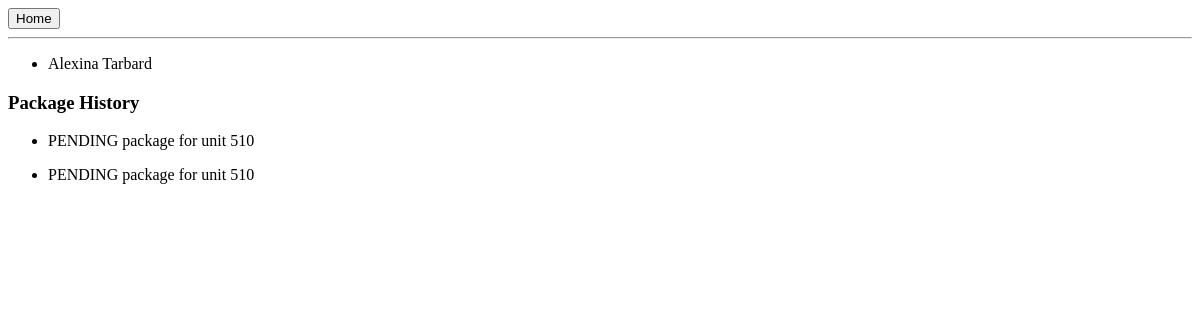
The page /mail/history/100 on the database as committed earlier.
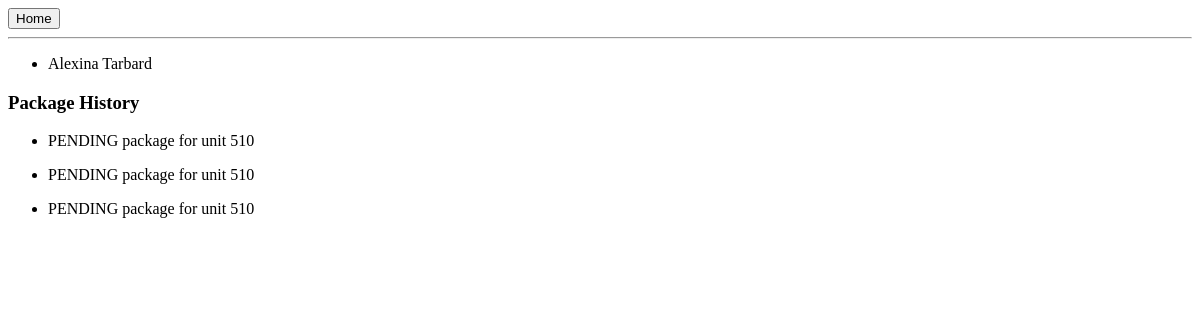
The same page on the database as committed later.
### mail/models.py (models this page shows)
class Package(models.Model):
    name = models.CharField(max_length=100)
    address = models.CharField(max_length=200)
    posting_service = models.CharField(max_length=50)
    received = models.DateTimeField('Date office received')
    status = models.CharField(max_length=50, choices=STATUS_CHOICES, null=True)
    owner = models.ForeignKey('Resident', models.SET_NULL, blank=True, null=True)
    def __str__(self):
        return self.status + ' package for unit ' + self.address

### mail/views.py (the view)
# urls.py: path('history/<int:resident_id>', views.history, name='history'),
def history(request, resident_id):
    person = Resident.objects.get(pk=resident_id)
    packages = Package.objects.filter(owner=person)
    template = loader.get_template('mail/history.html')
    context = {
        'resident': person,
        'packages': packages
    }
    return HttpResponse(template.render(context, request))

### mail/templates/mail/history.html (shortened to what this page needs)
<!DOCTYPE html>
<html lang="en-US">
  <head>
  </head>
  <body>
     <a href="/mail/home">
      <button>Home</button>
    </a>
    <hr>
      <ul>
          <li>{{ resident.name }}</li>
      </ul>
      <h3>Package History</h3>
     {% for package in packages %}
      <ul>
          <li>{{ package }}</li>
      </ul>
     {% endfor %}
  </body>
</html>

Rows that differ between the two databases and show on the page:
added Package: status+address "PENDING package for unit 510"
